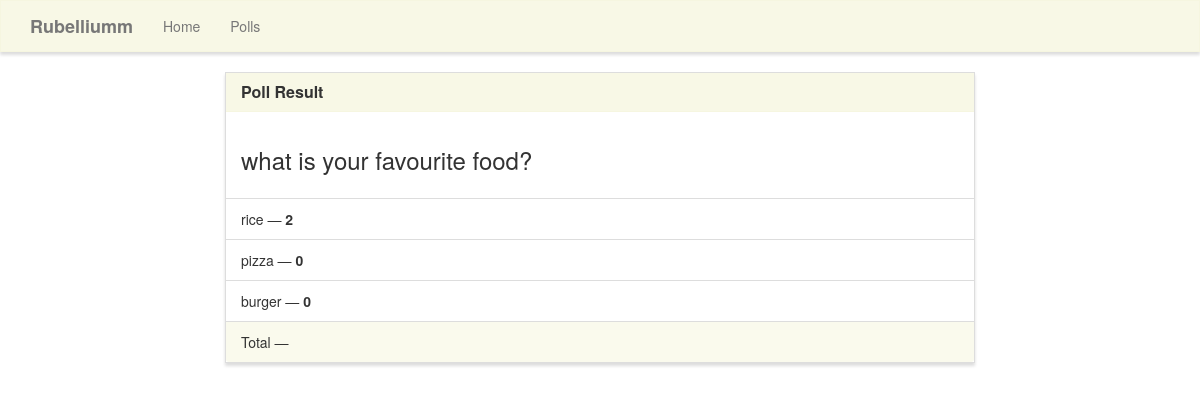
/polls/results/4, run on the app's committed database.
### polls/models.py (models this page shows, shortened)
class Poll(models.Model):
    question = models.TextField()
    option_one = models.CharField(max_length=30)
    option_two = models.CharField(max_length=30)
    option_three = models.CharField(max_length=30)
    option_one_count =models.IntegerField(default=0)
    option_two_count =models.IntegerField(default=0)
    option_three_count =models.IntegerField(default=0)

### polls/views.py (the view)
# urls.py: path('results/<pk>',views.results,name='polls_results'),
def results(request,pk):
    poll = Poll.objects.get(pk = pk )
    return render(request,'polls/results.html',{'poll': poll})

### templates/polls/results.html (shortened to what this page needs)
{% extends "polls/base.html" %}
{% block main %}
<div class="row">
    <div class="col-lg-8 col-lg-offset-2">
        <div class="panel panel-default">
            <div class="panel-heading">
                <h3 class="panel-title">Poll Result</h3>
            </div>
            <div class="panel-body">
                <h3>{{ poll.question }}</h3>
            </div>
            <ul class="list-group">
                <li class="list-group-item">{{ poll.option_one }} &mdash; <strong>{{ poll.option_one_count }}</strong></li>
                <li class="list-group-item">{{ poll.option_two }} &mdash; <strong>{{ poll.option_two_count }}</strong></li>
                <li class="list-group-item">{{ poll.option_three }} &mdash; <strong>{{ poll.option_three_count }}</strong></li>
            </ul>
            <div class="panel-footer">
                Total &mdash; <strong></strong>
            </div>
        </div>
    </div>
</div>
{% endblock %}

### static/css/style.css (style rules this page uses)
.navbar-default, .btn, .form-control, .panel { border-radius: 0; }
.panel-default > .panel-heading { color: #333; background-color: rgba(245, 245, 220, .7); border-color: rgba(245, 245, 220, .6); border-top-left-radius: 0; border-top-right-radius: 0; }
.panel-footer { background-color: rgba(245, 245, 220, .5); border-color: rgba(245, 245, 220, .4); }
.panel { box-shadow: 0px 3px 3px 0px #ddd; }
a.navbar-brand, .panel-title { font-weight: bolder; }

### data on the page
Poll: question "what is your favourite food?", option_one "rice", option_one_count "2", option_two "pizza", option_two_count "0", option_three "burger", option_three_count "0"
